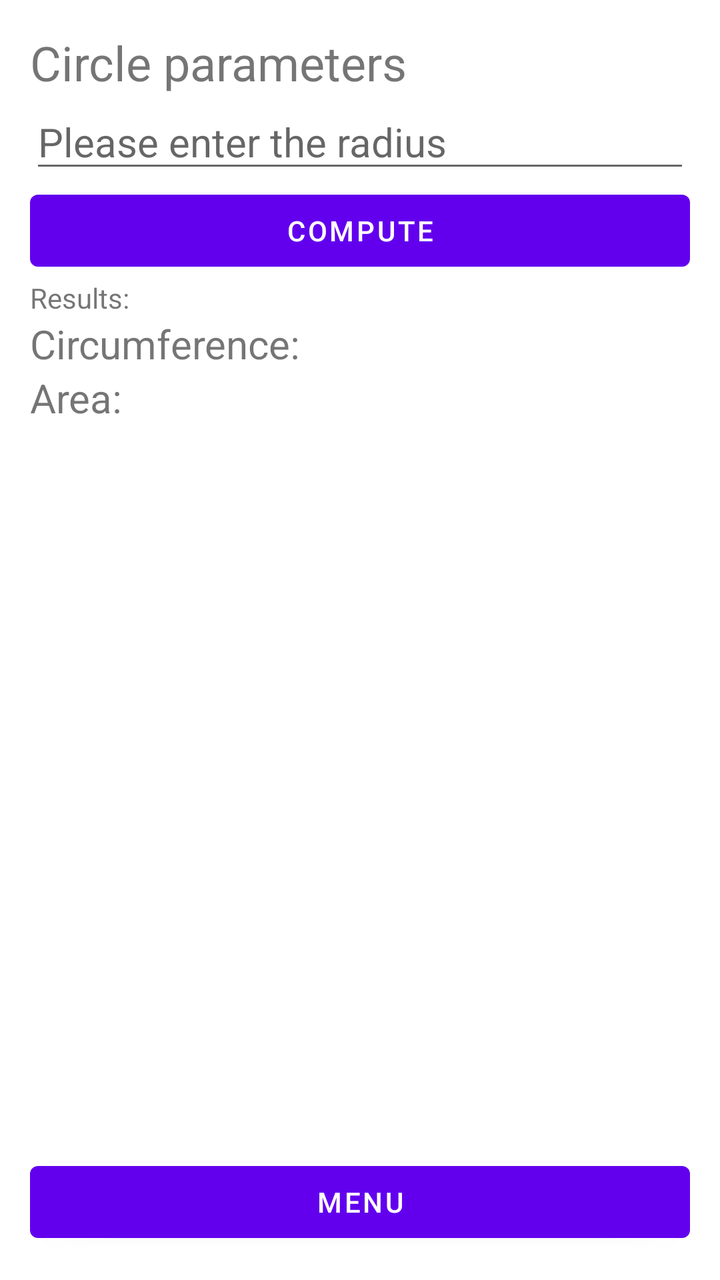
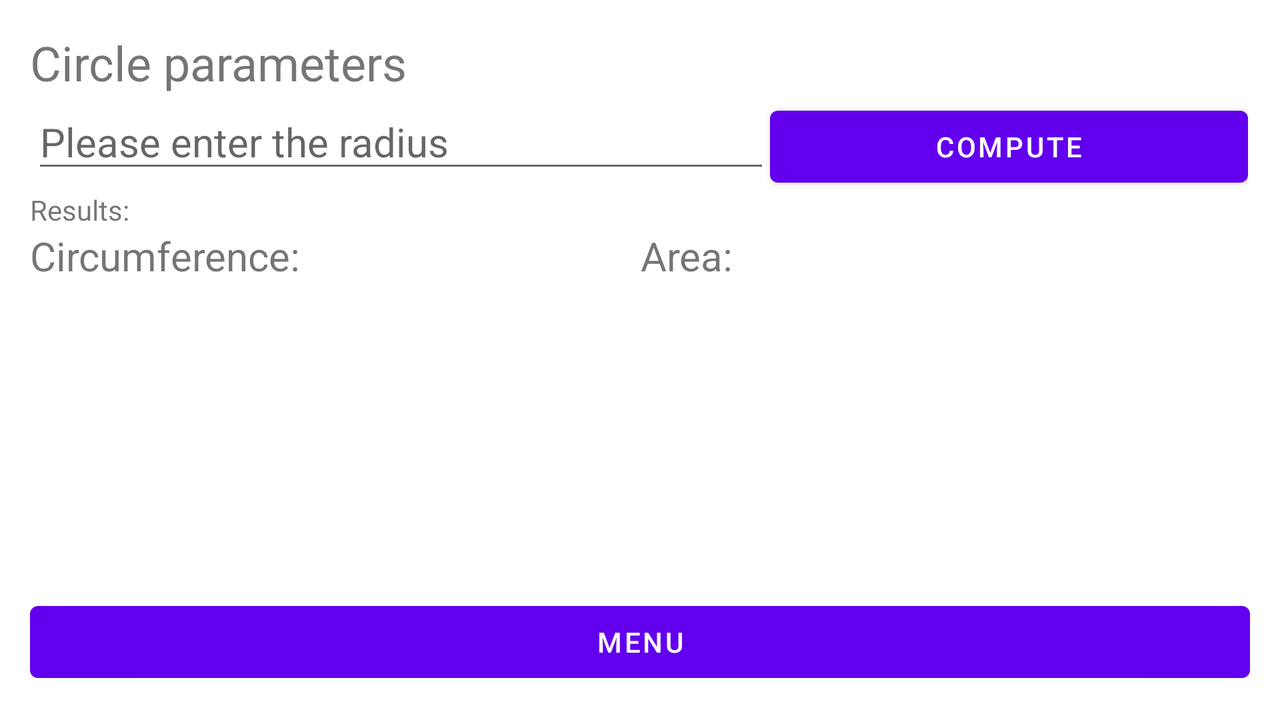

Two renders of one Android screen. The first uses the default layout on a phone; the second uses the alternative layout the repository ships for a different screen configuration, on a matching device. The two XML files are below.
<!-- AndroidManifest.xml: application theme Theme.Szamolo -->
<!-- res/layout/activity_circle.xml -->
<?xml version="1.0" encoding="utf-8"?>
<LinearLayout xmlns:android="http://schemas.android.com/apk/res/android"
    xmlns:tools="http://schemas.android.com/tools"
    xmlns:app="http://schemas.android.com/apk/res-auto"
    android:orientation="vertical"
    android:layout_width="match_parent"
    android:layout_height="match_parent"
    tools:context=".CircleActivity"
    android:padding="15dp"
    app:flow_verticalGap="10dp">

    <TextView
        android:layout_width="wrap_content"
        android:layout_height="wrap_content"
        android:text="@string/circle_title"
        android:textSize="24sp" />

    <EditText
        android:id="@+id/textRadius"
        android:layout_width="match_parent"
        android:layout_height="wrap_content"
        android:ems="10"
        android:hint="@string/please_enter_the_radius"
        android:inputType="numberDecimal"
        android:textSize="20sp"
        android:importantForAutofill="no" />

    <Button
        android:id="@+id/btn_compute"
        android:layout_width="match_parent"
        android:layout_height="wrap_content"
        android:text="@string/compute" />

    <TextView
        android:id="@+id/textView2"
        android:layout_width="match_parent"
        android:layout_height="wrap_content"
        android:text="@string/results" />

    <LinearLayout
        android:layout_width="match_parent"
        android:layout_height="wrap_content"
        android:orientation="horizontal">

        <TextView
            android:id="@+id/textView3"
            android:layout_width="match_parent"
            android:layout_height="wrap_content"
            android:layout_weight="1"
            android:textSize="20sp"
            android:text="@string/circumference" />

        <TextView
            android:id="@+id/resultCircumference"
            android:layout_width="match_parent"
            android:layout_height="wrap_content"
            android:textSize="20sp"
            android:layout_weight="1"
            android:text="" />
    </LinearLayout>

    <LinearLayout
        android:layout_width="match_parent"
        android:layout_height="wrap_content"
        android:orientation="horizontal">

        <TextView
            android:id="@+id/textView5"
            android:layout_width="match_parent"
            android:layout_height="wrap_content"
            android:layout_weight="1"
            android:textSize="20sp"
            android:text="@string/area" />

        <TextView
            android:id="@+id/resultArea"
            android:layout_width="match_parent"
            android:layout_height="wrap_content"
            android:layout_weight="1"
            android:textSize="20sp"
            android:text="" />
    </LinearLayout>

    <RelativeLayout
        android:layout_width="match_parent"
        android:layout_height="match_parent">

        <Button
            android:id="@+id/btn_menu"
            android:layout_width="match_parent"
            android:layout_height="wrap_content"
            android:layout_alignParentBottom="true"
            android:text="@string/btnMenu" />

    </RelativeLayout>

</LinearLayout>
<!-- resources referenced by this layout -->
<resources>
  <string name="area">Area:</string>
  <string name="btnMenu">Menu</string>
  <string name="circle_title">Circle parameters</string>
  <string name="circumference">Circumference:</string>
  <string name="compute">Compute</string>
  <string name="please_enter_the_radius">Please enter the radius</string>
  <string name="results">Results:</string>
  <style name="Theme.Szamolo" parent="Theme.MaterialComponents.DayNight.DarkActionBar">
          
          <item name="colorPrimary">@color/purple_500</item>
          <item name="colorPrimaryVariant">@color/purple_700</item>
          <item name="colorOnPrimary">@color/white</item>
          
          <item name="colorSecondary">@color/teal_200</item>
          <item name="colorSecondaryVariant">@color/teal_700</item>
          <item name="colorOnSecondary">@color/black</item>
          
          <item name="android:statusBarColor" tools:targetApi="l">?attr/colorPrimaryVariant</item>
          
      </style>
</resources>
<!-- res/layout-land/activity_circle.xml (the repository's variant of the layout above) -->
<!-- drawn on the phone turned sideways -->
<?xml version="1.0" encoding="utf-8"?>
<LinearLayout xmlns:android="http://schemas.android.com/apk/res/android"
    xmlns:tools="http://schemas.android.com/tools"
    xmlns:app="http://schemas.android.com/apk/res-auto"
    android:orientation="vertical"
    android:layout_width="match_parent"
    android:layout_height="match_parent"
    tools:context=".CircleActivity"
    android:padding="15dp"
    app:flow_verticalGap="10dp">

    <TextView
        android:layout_width="wrap_content"
        android:layout_height="wrap_content"
        android:text="@string/circle_title"
        android:textSize="24sp" />
<LinearLayout
    android:layout_width="match_parent"
    android:layout_height="wrap_content"
    android:orientation="horizontal"
    android:paddingHorizontal="@dimen/cardview_compat_inset_shadow">
    <EditText
        android:id="@+id/textRadius"
        android:layout_width="wrap_content"
        android:layout_height="wrap_content"
        android:ems="10"
        android:hint="@string/please_enter_the_radius"
        android:inputType="numberDecimal"
        android:textSize="20sp"
        android:importantForAutofill="no"
        android:layout_weight="1"/>

    <Button
        android:id="@+id/btn_compute"
        android:layout_width="wrap_content"
        android:layout_height="wrap_content"
        android:text="@string/compute"
        android:layout_weight="1"/>

</LinearLayout>


    <TextView
        android:id="@+id/textView2"
        android:layout_width="match_parent"
        android:layout_height="wrap_content"
        android:text="@string/results" />

    <LinearLayout
        android:layout_width="match_parent"
        android:layout_height="wrap_content"
        android:orientation="horizontal">

        <TextView
            android:id="@+id/textView3"
            android:layout_width="match_parent"
            android:layout_height="wrap_content"
            android:layout_weight="1"
            android:textSize="20sp"
            android:text="@string/circumference" />

        <TextView
            android:id="@+id/resultCircumference"
            android:layout_width="match_parent"
            android:layout_height="wrap_content"
            android:textSize="20sp"
            android:layout_weight="1"
            android:text="" />

        <TextView
            android:id="@+id/textView5"
            android:layout_width="match_parent"
            android:layout_height="wrap_content"
            android:layout_weight="1"
            android:textSize="20sp"
            android:text="@string/area" />

        <TextView
            android:id="@+id/resultArea"
            android:layout_width="match_parent"
            android:layout_height="wrap_content"
            android:layout_weight="1"
            android:textSize="20sp"
            android:text="" />
    </LinearLayout>

    <RelativeLayout
        android:layout_width="match_parent"
        android:layout_height="match_parent">

        <Button
            android:id="@+id/btn_menu"
            android:layout_width="match_parent"
            android:layout_height="wrap_content"
            android:layout_alignParentBottom="true"
            android:text="@string/btnMenu" />

    </RelativeLayout>

</LinearLayout>
